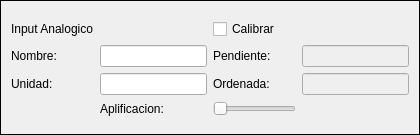
<?xml version="1.0" encoding="UTF-8"?>
<ui version="4.0">
 <class>Form</class>
 <widget class="QWidget" name="Form">
  <property name="geometry">
   <rect>
    <x>0</x>
    <y>0</y>
    <width>420</width>
    <height>135</height>
   </rect>
  </property>
  <property name="sizePolicy">
   <sizepolicy hsizetype="Minimum" vsizetype="Minimum">
    <horstretch>0</horstretch>
    <verstretch>0</verstretch>
   </sizepolicy>
  </property>
  <property name="minimumSize">
   <size>
    <width>418</width>
    <height>123</height>
   </size>
  </property>
  <property name="windowTitle">
   <string>Form</string>
  </property>
  <property name="styleSheet">
   <string notr="true">#Form {border:1px solid rgb(0, 0, 0); }</string>
  </property>
  <layout class="QVBoxLayout" name="verticalLayout">
   <item>
    <layout class="QGridLayout" name="gridLayout_2">
     <property name="sizeConstraint">
      <enum>QLayout::SetNoConstraint</enum>
     </property>
     <property name="horizontalSpacing">
      <number>6</number>
     </property>
     <item row="1" column="2">
      <widget class="QLabel" name="label_4">
       <property name="text">
        <string>Pendiente: </string>
       </property>
      </widget>
     </item>
     <item row="1" column="3">
      <widget class="QLineEdit" name="pendienteTxt">
       <property name="enabled">
        <bool>false</bool>
       </property>
      </widget>
     </item>
     <item row="0" column="2">
      <widget class="QCheckBox" name="calibrarChk">
       <property name="enabled">
        <bool>true</bool>
       </property>
       <property name="text">
        <string>Calibrar</string>
       </property>
       <property name="checked">
        <bool>false</bool>
       </property>
       <property name="tristate">
        <bool>false</bool>
       </property>
      </widget>
     </item>
     <item row="2" column="3">
      <widget class="QLineEdit" name="ordenadaTxt">
       <property name="enabled">
        <bool>false</bool>
       </property>
      </widget>
     </item>
     <item row="2" column="0">
      <widget class="QLabel" name="label_3">
       <property name="text">
        <string>Unidad:</string>
       </property>
      </widget>
     </item>
     <item row="2" column="1">
      <widget class="QLineEdit" name="unidadTxt">
       <property name="enabled">
        <bool>true</bool>
       </property>
      </widget>
     </item>
     <item row="2" column="2">
      <widget class="QLabel" name="label_5">
       <property name="text">
        <string>Ordenada: </string>
       </property>
      </widget>
     </item>
     <item row="1" column="0">
      <widget class="QLabel" name="label_2">
       <property name="text">
        <string>Nombre: </string>
       </property>
      </widget>
     </item>
     <item row="1" column="1">
      <widget class="QLineEdit" name="nombreTxt">
       <property name="enabled">
        <bool>true</bool>
       </property>
      </widget>
     </item>
     <item row="0" column="0">
      <widget class="QLabel" name="tipoInput">
       <property name="text">
        <string>Input Analogico</string>
       </property>
      </widget>
     </item>
     <item row="3" column="1">
      <widget class="QLabel" name="amp_lbl">
       <property name="text">
        <string>Aplificacion: </string>
       </property>
      </widget>
     </item>
     <item row="3" column="2">
      <widget class="QSlider" name="amp_slider">
       <property name="maximum">
        <number>3</number>
       </property>
       <property name="pageStep">
        <number>1</number>
       </property>
       <property name="orientation">
        <enum>Qt::Horizontal</enum>
       </property>
      </widget>
     </item>
    </layout>
   </item>
  </layout>
 </widget>
 <resources/>
 <connections>
  <connection>
   <sender>calibrarChk</sender>
   <signal>toggled(bool)</signal>
   <receiver>pendienteTxt</receiver>
   <slot>setEnabled(bool)</slot>
   <hints>
    <hint type="sourcelabel">
     <x>240</x>
     <y>27</y>
    </hint>
    <hint type="destinationlabel">
     <x>344</x>
     <y>61</y>
    </hint>
   </hints>
  </connection>
  <connection>
   <sender>calibrarChk</sender>
   <signal>toggled(bool)</signal>
   <receiver>ordenadaTxt</receiver>
   <slot>setEnabled(bool)</slot>
   <hints>
    <hint type="sourcelabel">
     <x>258</x>
     <y>24</y>
    </hint>
    <hint type="destinationlabel">
     <x>355</x>
     <y>93</y>
    </hint>
   </hints>
  </connection>
 </connections>
</ui>
